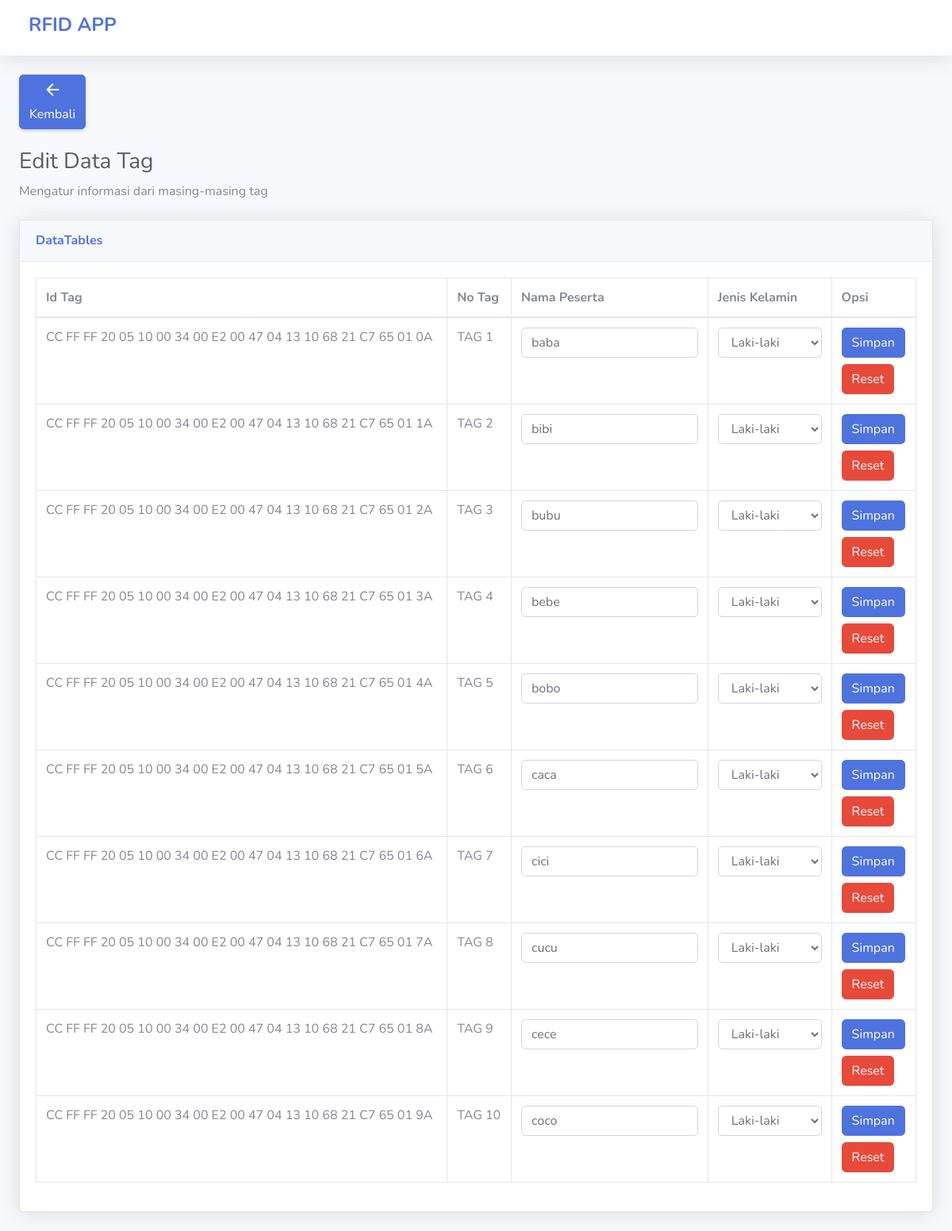
/index.php?page=ptag, run on the app's committed database.
### tables this page shows
CREATE TABLE `tag_id` (
  `id` int(11) NOT NULL,
  `no_tag` varchar(225) NOT NULL,
  `tag_id` varchar(225) NOT NULL,
  `nama` varchar(225) NOT NULL,
  `putaran` int(10) NOT NULL,
  `jarak` int(10) NOT NULL
);

### page/ptagkel.php (the view, shortened to what this page needs)
<div class="container-fluid">
    <div class="d-sm-flex align-items-center justify-content-between mb-4">
        <a href="index.php?page=lari" class=" btn btn-md btn-primary shadow-sm mt-4"><span class="material-icons">
            </span> <br> Kembali</a>
    </div>
    <h1 class="h3 mb-2 mt-3 text-gray-800">Edit Data Tag</h1>
    <p class="mb-4">Mengatur informasi dari masing-masing tag </p>
    <div class="card shadow mb-4">
        <div class="card-header py-3">
            <h6 class="m-0 font-weight-bold text-primary">DataTables </h6>
        </div>
        <?php
           $query = "SELECT * FROM tag_id";
           $result = mysqli_query($conn, $query);
           ?>
        <div class="card-body">
            <div class="table-responsive">
                <table class="table table-bordered" id="dataTable" width="100%" cellspacing="0">
                    <thead>
                        <tr>
                            <th>Id Tag</th>
                            <th>No Tag</th>
                            <th>Nama Peserta</th>
                            <th>Jenis Kelamin</th>
                            <th>Opsi</th>
                        </tr>
                    </thead>
                    <tbody>
                        <?php while ($row = mysqli_fetch_assoc($result)) { ?>
                           <tr>
                               <td><?= $row['tag_id'] ?></td>
                               <td><?= $row['no_tag'] ?></td>
                               <td>
                                   <form method="POST" action="ledit.php">
                                       <input class="form-control" type="text" name="nama_peserta" value="<?= $row['nama'] ?>">
                               </td>
                               <td>
                                       <select class="form-control" name="jenis_kelamin">
                                           <option value="Laki-laki" <?php if ($row['jenis_kelamin'] == "Laki-laki") echo "selected"; ?>>Laki-laki</option>
                                       </select>
                               </td>
                               <td>
                                       <button class="btn btn-primary mb-2" type="submit" name="simpan">Simpan</button>
                                   <form method="POST" action="ledit.php">
                                       <button class="btn btn-danger" type="submit" name="reset">Reset</button>
                                   </form>
                           </tr>
                       <?php } ?>
                    </tbody>
                </table>
            </div>
        </div>
    </div>
</div>

### index.php (shortened to what this page needs)
<?php
require 'config.php';
?>
<!DOCTYPE html>
<html lang="en">
<head>
    <link href="vendor/fontawesome-free/css/all.min.css" rel="stylesheet" type="text/css">
    <link rel="stylesheet" href="https://maxcdn.bootstrapcdn.com/bootstrap/4.5.2/css/bootstrap.min.css">
    <link href="css/sb-admin-2.min.css" rel="stylesheet">
</head>
<body id="page-top" class="bg-light">
    <div id="wrapper">
        <div id="content-wrapper" class="d-flex flex-column">
            <div id="content">
                <nav class="navbar navbar-expand navbar-white bg-white topbar static-top shadow">
                    <div class="nav-item active ml-2 mr-5">
                        <a class="nav-link" href="index.html">
                            <h4 class="font-weight-bold">RFID APP</h4>
                        </a>
                    </div>
                </nav>
                <?php
                if (isset($_GET['page'])) {
                    $page = $_GET['page'];
                    switch ($page) {
                        case 'ptag':
                            include "page/ptagkel.php";
                            break;
                    }
                } else {
                    include "page/dashboard.php";
                }
                ?>
            </div>
        </div>
    </div>
</body>
</html>

### data on the page
tag_id: tag "CC FF FF 20 05 10 00 34 00 E2 00 47 04 13 10 68 21 C7 65 01 0A", no_tag "TAG 1", nama_peserta "baba"
tag_id: tag "CC FF FF 20 05 10 00 34 00 E2 00 47 04 13 10 68 21 C7 65 01 1A", no_tag "TAG 2", nama_peserta "bibi"
tag_id: tag "CC FF FF 20 05 10 00 34 00 E2 00 47 04 13 10 68 21 C7 65 01 2A", no_tag "TAG 3", nama_peserta "bubu"
tag_id: tag "CC FF FF 20 05 10 00 34 00 E2 00 47 04 13 10 68 21 C7 65 01 3A", no_tag "TAG 4", nama_peserta "bebe"
tag_id: tag "CC FF FF 20 05 10 00 34 00 E2 00 47 04 13 10 68 21 C7 65 01 4A", no_tag "TAG 5", nama_peserta "bobo"
tag_id: tag "CC FF FF 20 05 10 00 34 00 E2 00 47 04 13 10 68 21 C7 65 01 5A", no_tag "TAG 6", nama_peserta "caca"
tag_id: tag "CC FF FF 20 05 10 00 34 00 E2 00 47 04 13 10 68 21 C7 65 01 6A", no_tag "TAG 7", nama_peserta "cici"
tag_id: tag "CC FF FF 20 05 10 00 34 00 E2 00 47 04 13 10 68 21 C7 65 01 7A", no_tag "TAG 8", nama_peserta "cucu"
tag_id: tag "CC FF FF 20 05 10 00 34 00 E2 00 47 04 13 10 68 21 C7 65 01 8A", no_tag "TAG 9", nama_peserta "cece"
tag_id: tag "CC FF FF 20 05 10 00 34 00 E2 00 47 04 13 10 68 21 C7 65 01 9A", no_tag "TAG 10", nama_peserta "coco"
